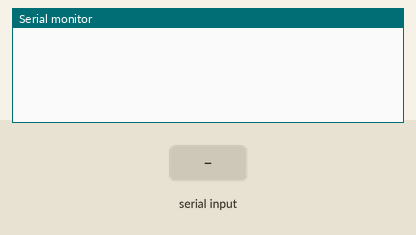
The sketch below on a simulated Arduino Uno, built with avr-gcc and run on an emulated ATmega328P. On the bench: the last lines printed to the serial monitor. The test bench sets the inputs (shaded band).

Above: at 1.2 s.
1.3 s: "x" received over Serial
At 3.0 s:
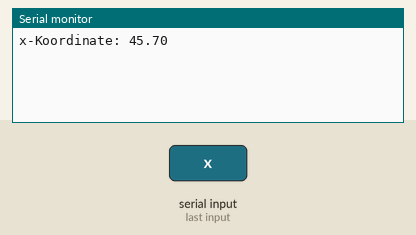
4.3 s: "y" received over Serial
At 6.9 s:
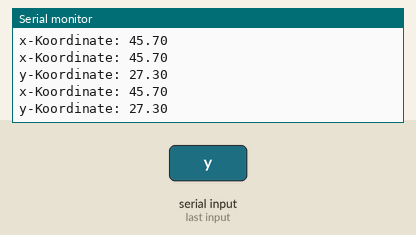
7.3 s: "a" received over Serial
At 9.1 s:
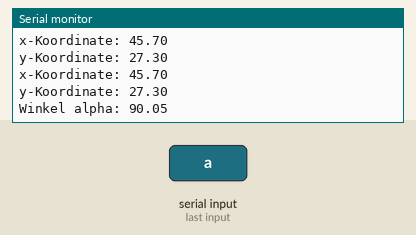

Measured:
- after the input at 1.3 s, the serial monitor: prints a new line after 1.0 s (image 1)
- after the input at 4.3 s, the serial monitor: prints a new line after 1.0 s (image 2)
- after the input at 7.3 s, the serial monitor: prints a new line after 1.0 s (image 3)

The sketch:

DebuggingTest.ino
```cpp
#include "DebuggingTestClass.h"
#include "OdometrieTest.h"

float x = 45.7;
float y = 27.3;
float alpha = 90.05;

OdometrieTest odo(x, y, alpha);
DebuggingTestClass debug(odo);

void setup() {
  Serial.begin(9600);
}

void loop() {
  debug.transmitData();
}
```

DebuggingTestClass.cpp
```cpp
#include "DebuggingTestClass.h"

DebuggingTestClass::DebuggingTestClass(OdometrieTest& newOdo) : odo(newOdo){
	x = 0;
	y = 0;
	alpha = 0;
	transmitX = false;
	transmitY = false;
	transmitAlpha = false;
}

void DebuggingTestClass::transmitData(){
	//read command from terminal
	String command = Serial.readString();

	x = odo.getX();
	y = odo.getY();
	alpha = odo.getAlpha();

	//choose which data should be transmitted, sending character toggles bool-flag
	if(command == "x"){
		transmitX ^= true;
	}
	else if(command == "y"){
		transmitY ^= true;
	}
	else if(command == "a"){
		transmitAlpha ^= true;
	}

	if(transmitX){
		Serial.print("x-Koordinate: ");
		Serial.println(x);
	}
	if(transmitY){
		Serial.print("y-Koordinate: ");
		Serial.println(y);
	}

	if(transmitAlpha){
		Serial.print("Winkel alpha: ");
		Serial.println(alpha);
	}
}
```

DebuggingTestClass.h
```cpp
/*
* Test-class for testing bluetooth-debugging. Transmits coordinates and angle form OdometrieTest-object if desired.
* Author: Max Rostock
* Date: 28.03.2018
*/

#ifndef DEBUGGING_H
#define DEBUGGING_H

#include "Arduino.h"
#include "OdometrieTest.h"

class DebuggingTestClass{
private:
	OdometrieTest& odo;
	float x;
	float y;
	float alpha;

	bool transmitX;
	bool transmitY;
	bool transmitAlpha;
public:
	DebuggingTestClass(OdometrieTest& newOdo);
	void transmitData();
};

#endif
```

OdometrieTest.cpp
```cpp
#include "OdometrieTest.h"

OdometrieTest::OdometrieTest(float x, float y, float alpha){
	this->x = x;
	this->y = y;
	this->alpha = alpha;
}

float OdometrieTest::getX(){
	return x;
}

float OdometrieTest::getY(){
	return y;
}

float OdometrieTest::getAlpha(){
	return alpha;
}
```

OdometrieTest.h
```cpp
/*
* Simple Odometrie-Mock-class. Simulates coordinates and angle.
* Author: Max Rostock
* Date: 28.03.2018
*/

#ifndef ODOMETRIETEST_H
#define ODOMETRIETEST_H

class OdometrieTest{
private:
	float x;
	float y;
	float alpha;
public:
	OdometrieTest(float x, float y, float alpha);
	float getX();
	float getY();
	float getAlpha();
};

#endif
```
